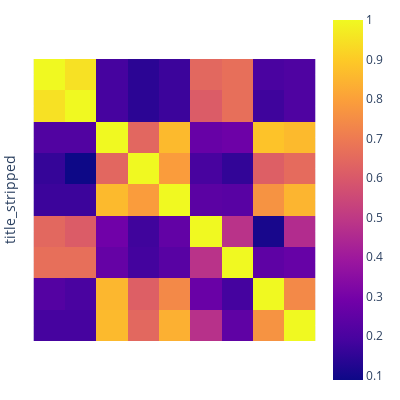

Notebook source saved alongside this figure:
### Code cell
fig = px.imshow(common_titles_matrix)
fig.update_xaxes(side="top")
fig.update_layout(width=400, height=400, margin=dict(l=10, r=10, b=10, t=10))
fig.update_xaxes(showticklabels=False).update_yaxes(showticklabels=False)
fig.show()
print(list(range(common_titles_matrix.shape[0])))

### Figure 1 — Plotly figure (JSON) as saved in the notebook; plotly's stock layout.template omitted (floating-point values rounded to 4 significant figures)
{"data": [{"coloraxis": "coloraxis", "hovertemplate": "x: %{x}<br>title_stripped: %{y}<br>color: %{z}<extra></extra>", "name": "0", "type": "heatmap", "x": ["disk free space: f:", "disk free space: g:", "alwayson replica is not in the primary or secondary role - custom", "bss-des-sql07\\bsserp  availability group [alwayson replica is not in the primary or secondary]", "bss-dep-sql07\\bsserp alwayson replica is not in the primary or secondary role - custom", "ldsqlmid01.rimes.dir disk free space: f:", "disk free space: cluster disk 16_k:", "alwayson replica is not in the primary or secondary role on  publicsqlf", "ldsqlmid01.rimes.dir alwayson replica is not in the primary or secondary role - custom"], "xaxis": "x", "y": ["disk free space: f:", "disk free space: g:", "alwayson replica is not in the primary or secondary role - custom", "bss-des-sql07\\bsserp  availability group [alwayson replica is not in the primary or secondary]", "bss-dep-sql07\\bsserp alwayson replica is not in the primary or secondary role - custom", "ldsqlmid01.rimes.dir disk free space: f:", "disk free space: cluster disk 16_k:", "alwayson replica is not in the primary or secondary role on  publicsqlf", "ldsqlmid01.rimes.dir alwayson replica is not in the primary or secondary role - custom"], "yaxis": "y", "z": [[1, 0.9474, 0.1905, 0.1416, 0.1714, 0.6441, 0.6667, 0.2, 0.2095], [0.9474, 1, 0.1905, 0.1416, 0.1714, 0.6102, 0.6667, 0.1778, 0.2095], [0.2143, 0.2143, 1, 0.6415, 0.8609, 0.2667, 0.28, 0.8824, 0.8609], [0.1593, 0.0885, 0.6415, 1, 0.7889, 0.194, 0.155, 0.6182, 0.6556], [0.1714, 0.1714, 0.8609, 0.7889, 1, 0.2381, 0.2314, 0.7643, 0.8488], [0.6441, 0.6102, 0.2857, 0.1791, 0.254, 1, 0.48, 0.1081, 0.4603], [0.6667, 0.6667, 0.26, 0.186, 0.2314, 0.48, 1, 0.2453, 0.2645], [0.2222, 0.2, 0.8529, 0.6182, 0.7389, 0.2703, 0.1887, 1, 0.7389], [0.1905, 0.1905, 0.8609, 0.6444, 0.8372, 0.4762, 0.2479, 0.7643, 1]]}], "layout": {"coloraxis": {"colorscale": [[0, "#0d0887"], [0.1111, "#46039f"], [0.2222, "#7201a8"], [0.3333, "#9c179e"], [0.4444, "#bd3786"], [0.5556, "#d8576b"], [0.6667, "#ed7953"], [0.7778, "#fb9f3a"], [0.8889, "#fdca26"], [1, "#f0f921"]]}, "height": 400, "margin": {"b": 10, "l": 10, "r": 10, "t": 10}, "width": 400, "xaxis": {"anchor": "y", "constrain": "domain", "domain": [0, 1], "scaleanchor": "y", "showticklabels": false, "side": "top"}, "yaxis": {"anchor": "x", "autorange": "reversed", "constrain": "domain", "domain": [0, 1], "showticklabels": false, "title": {"text": "title_stripped"}}}}
